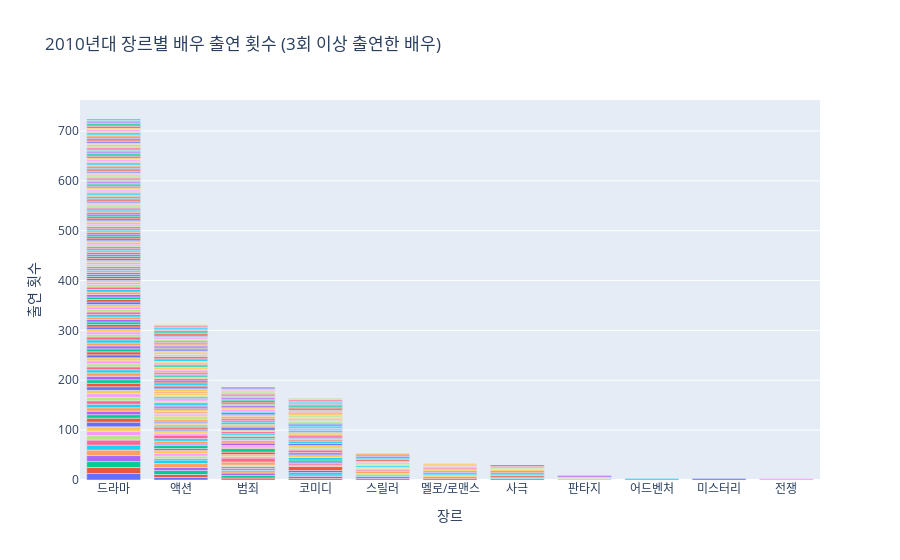

Notebook source saved alongside this figure:
### Markdown cell above
## 2010년대

### Code cell
data = pd.read_csv('5.2_dataset_forviz_add_gener.csv')

# 매출액과 관객수 데이터 형태 처리
data['매출액'] = data['매출액'].str.replace(',', '').astype(float)
data['관객수'] = data['관객수'].str.replace(',', '').astype(int)

# 개봉일에서 연도 추출
data['year'] = pd.to_datetime(data['개봉일']).dt.year

# 1990년대 영화만 필터링
data = data[(data['year'] >= 2010) & (data['year'] < 2020)]


# 데이터 형태 확인 및 처리
def safe_eval(x):
    if isinstance(x, str):
        try:
            return eval(x)
        except:
            return []  # 오류 발생시 빈 리스트 반환
    return x if isinstance(x, list) else []

data['actor_main_name'] = data['actor_main_name'].apply(safe_eval)
data['actor_sub_name'] = data['actor_sub_name'].apply(safe_eval)

# 숫자를 한글식 표현으로 변환하는 함수
def korean_style_number(num, is_revenue=False):
    units = ['만', '억', '조', '경']
    steps = [10000, 100000000, 1000000000000, 10000000000000000]
    result = ''
    for i, step in enumerate(steps[::-1]):
        if num >= step:
            result += str(int(num // step)) + units[::-1][i]
            num %= step
        if is_revenue and units[::-1][i] == '억':
            break
    return result

# 장르명 정규화 함수
def normalize_genre(genre):
    genre = genre.strip()  # 공백 제거
    genre = genre.replace(' ', '')  # 중간 공백 제거
    genre = genre.lower()  # 소문자로 통일
    return genre

# 장르별로 배우 출연 횟수 및 매출, 관객수 집계
genre_actor_stats = {}

for index, row in data.iterrows():
    genres = [normalize_genre(gen) for gen in row['only_gener'].split(',')]
    actors = set(row['actor_main_name'] + row['actor_sub_name'])  # 주연과 조연 합치기
    revenue = row['매출액']
    audience = row['관객수']
    
    for genre in genres:
        if genre not in genre_actor_stats:
            genre_actor_stats[genre] = {}
        
        for actor in actors:
            if actor not in genre_actor_stats[genre]:
                genre_actor_stats[genre][actor] = {'Count': 0, 'Total Revenue': 0, 'Total Audience': 0}
            genre_actor_stats[genre][actor]['Count'] += 1
            genre_actor_stats[genre][actor]['Total Revenue'] += revenue
            genre_actor_stats[genre][actor]['Total Audience'] += audience

# 데이터 프레임으로 변환 및 한글식 숫자 변환
rows = []
for genre, actor_stats in genre_actor_stats.items():
    for actor, stats in actor_stats.items():
        if stats['Count'] >= 3:  # 3회 이상 출연한 배우만 포함
            rows.append({
                '장르': genre, 
                '배우': actor, 
                '출연 횟수': stats['Count'],
                '총 매출액': korean_style_number(stats['Total Revenue'], is_revenue=True),
                '총 관객수': korean_style_number(stats['Total Audience'])
            })

df_actor_stats = pd.DataFrame(rows)
df_actor_stats.sort_values(by=['장르', '출연 횟수', '총 매출액', '총 관객수'], ascending=[True, False, False, False], inplace=True)

# 시각화
fig = px.bar(df_actor_stats, x='장르', y='출연 횟수', color='배우', title='2010년대 장르별 배우 출연 횟수 (3회 이상 출연한 배우)',
             hover_data=['총 매출액', '총 관객수'],
             category_orders={"장르": sorted(df_actor_stats['장르'].unique(), reverse=True)})
fig.update_layout(xaxis={'categoryorder':'total descending'}, showlegend=False)
fig.show()
fig.write_html('jh_actor_genre_2010.html')
